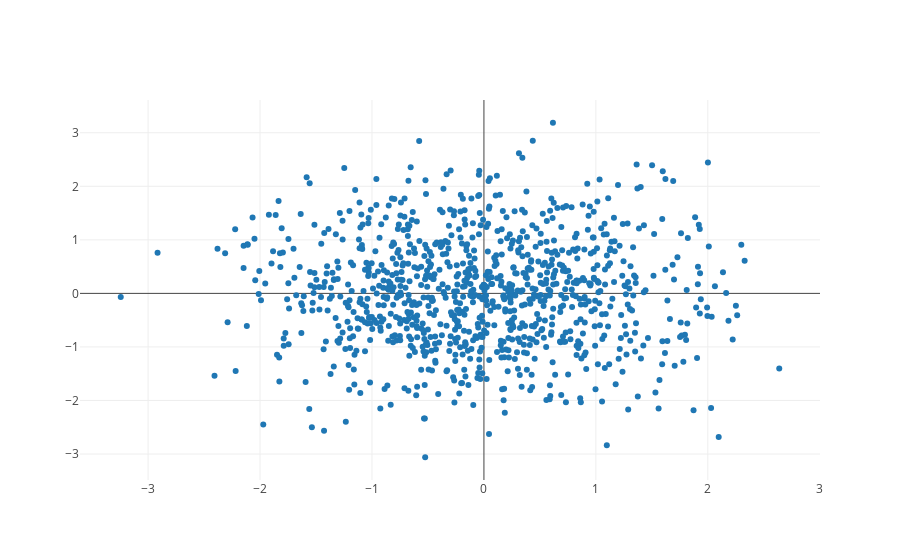

Notebook code for this chart:
### Code cell
draw_plotly()

### Figure 1 — Plotly figure (JSON) as saved in the notebook; plotly's stock layout.template omitted (floating-point values rounded to 4 significant figures; data arrays with more than 128 entries replaced by an {"elided": "..."} marker saying what was removed)
{"data": [{"mode": "markers", "type": "scatter", "uid": "471b58a9-cb4f-41e4-8792-c47a8ce0018b", "x": {"elided": "1000 float values"}, "y": {"elided": "1000 float values"}}], "layout": {}}
